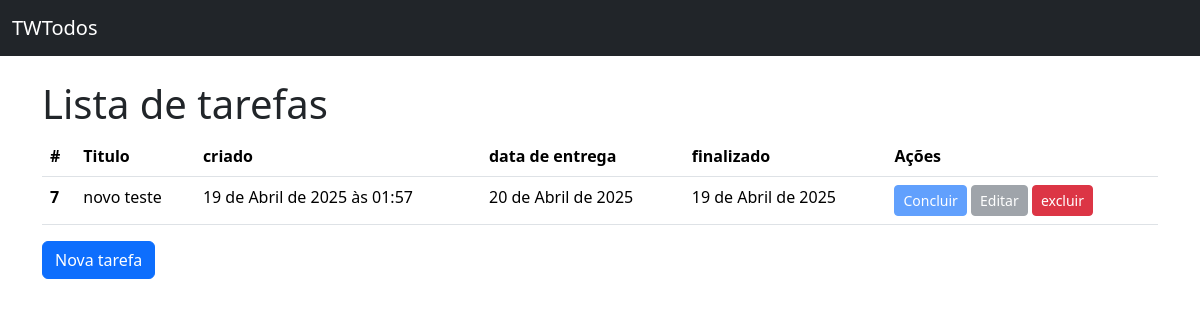
The app's page /, older data.
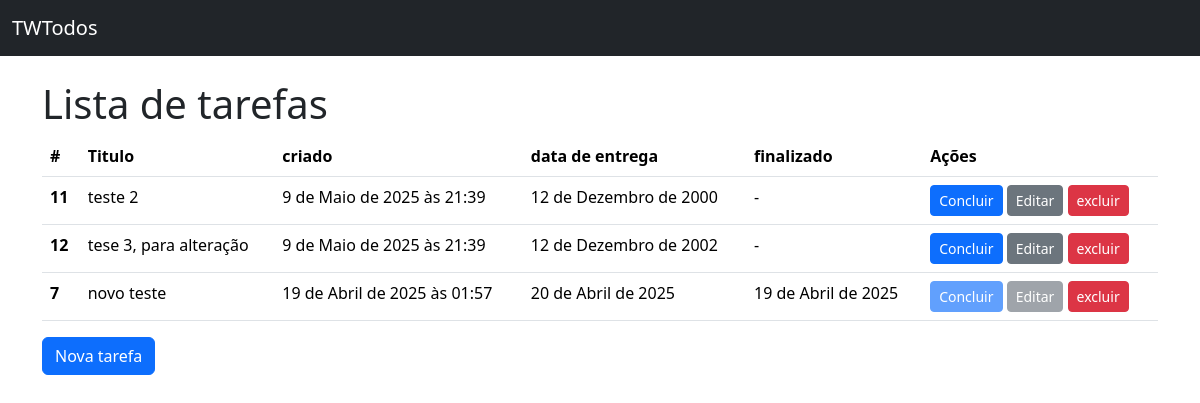
The same page, newer data.
### todos/models.py (models this page shows, shortened)
class Todo(models.Model):
    title = models.CharField(verbose_name="Titulo",max_length=100, null=False, blank=False)
    created_at = models.DateTimeField(verbose_name="data de entrega",auto_now_add=True, null=False, blank=False)
    deadline = models.DateField(null=False, blank=False)
    finished_at = models.DateField(null=True,)
    class Meta:
        ordering = ["deadline"]

### todos/views.py (the view)
# urls.py: path("", TodoListView.as_view(), name="todo_list"),
class TodoListView(ListView):
    model = Todo

### todos/templates/todos/todo_list.html (shortened to what this page needs)
{% extends "base.html" %}
  {% block content %}
    <h1>Lista de tarefas</h1>
    {%if todo_list%}
      <table class="table">
        <thead>
          <tr>
            <th scope="col">#</th>
            <th scope="col">Titulo</th>
            <th scope="col">criado</th>
            <th scope="col">data de entrega</th>
            <th scope="col">finalizado</th>
            <th scope="col">Ações</th>
          </tr>
        </thead>
        <tbody>
          {% for todo in todo_list %}
            <tr>
            <th scope="row">{{todo.pk}}</th>
            <td>{{todo.title}}</td>
            <td>{{todo.created_at}}</td>
            <td>{{todo.deadline|default:"-"}}</td>
            <td>{{todo.finished_at|default:"-"}}</td>
            <td>
              <a
                href="{% url 'todo_complete' pk=todo.pk %}"
                class="btn btn-primary btn-sm {% if todo.finished_at %}disabled{% endif %}">Concluir
              </a>
              <a
                href="{% url 'todo_update' pk=todo.pk %}"
                class="btn btn-secondary btn-sm {% if todo.finished_at %}disabled{% endif %}">Editar
              </a>
              <a href="{% url 'todo_delete' pk=todo.pk %}" class="btn btn-danger btn-sm">excluir</a>
            </td>
            </tr>
          {% endfor %}
        </tbody>
      </table>
    {%else%}
      <div class="alert alert-warning" role="alert">
        Nenhuma tarefa encontrada.
      </div>
    {%endif%}
    <a href="{% url 'todo_create' %}" class="btn btn-primary">Nova tarefa</a>
  {% endblock content %}

Row changes from the older to the newer data that the page shows:
added Todo: pk "11", title "teste 2", created_at "9 de Maio de 2025 às 21:39", deadline "12 de Dezembro de 2000", finished_at "-"
added Todo: pk "12", title "tese 3, para alteração", created_at "9 de Maio de 2025 às 21:39", deadline "12 de Dezembro de 2002", finished_at "-"
